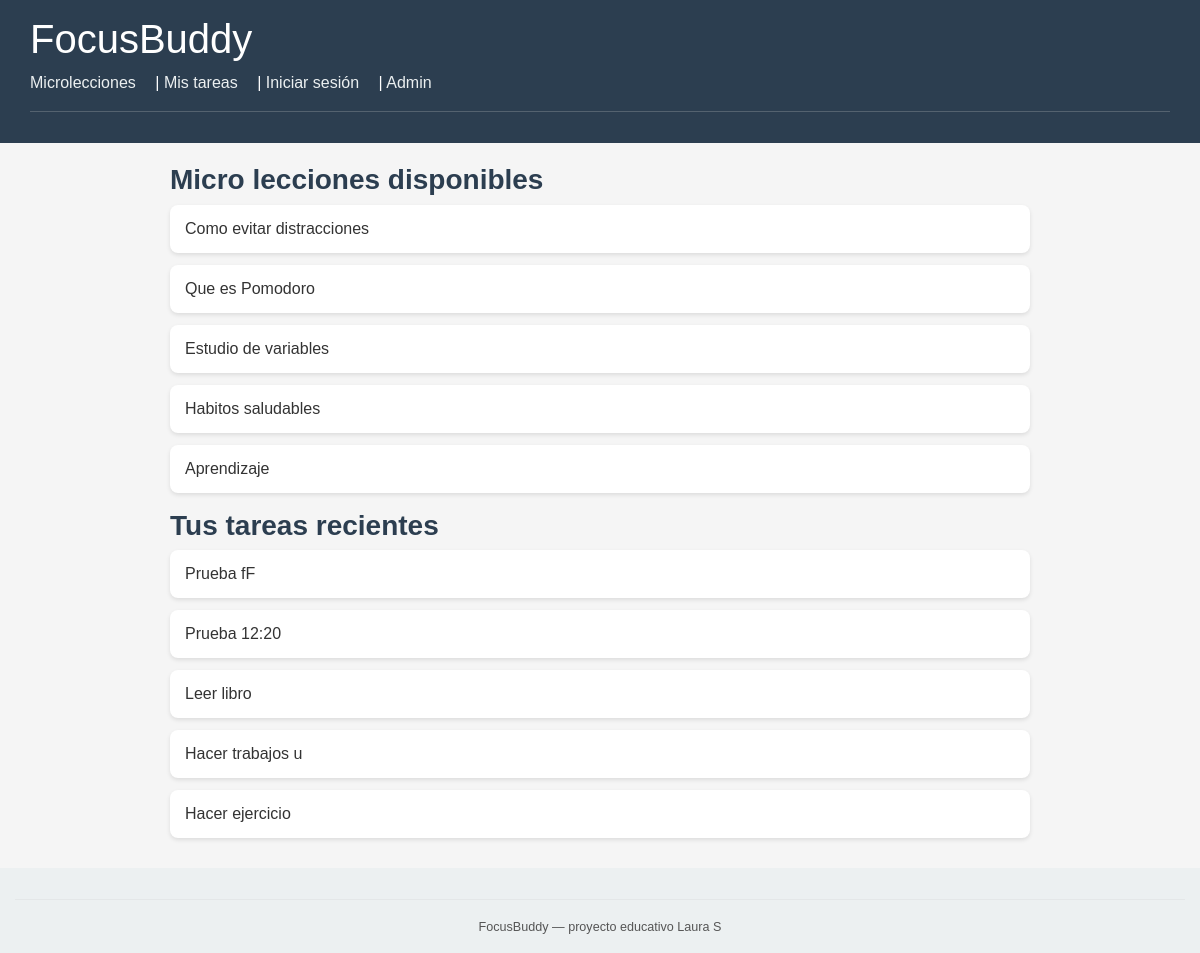
The app's page / (signed in), older data.
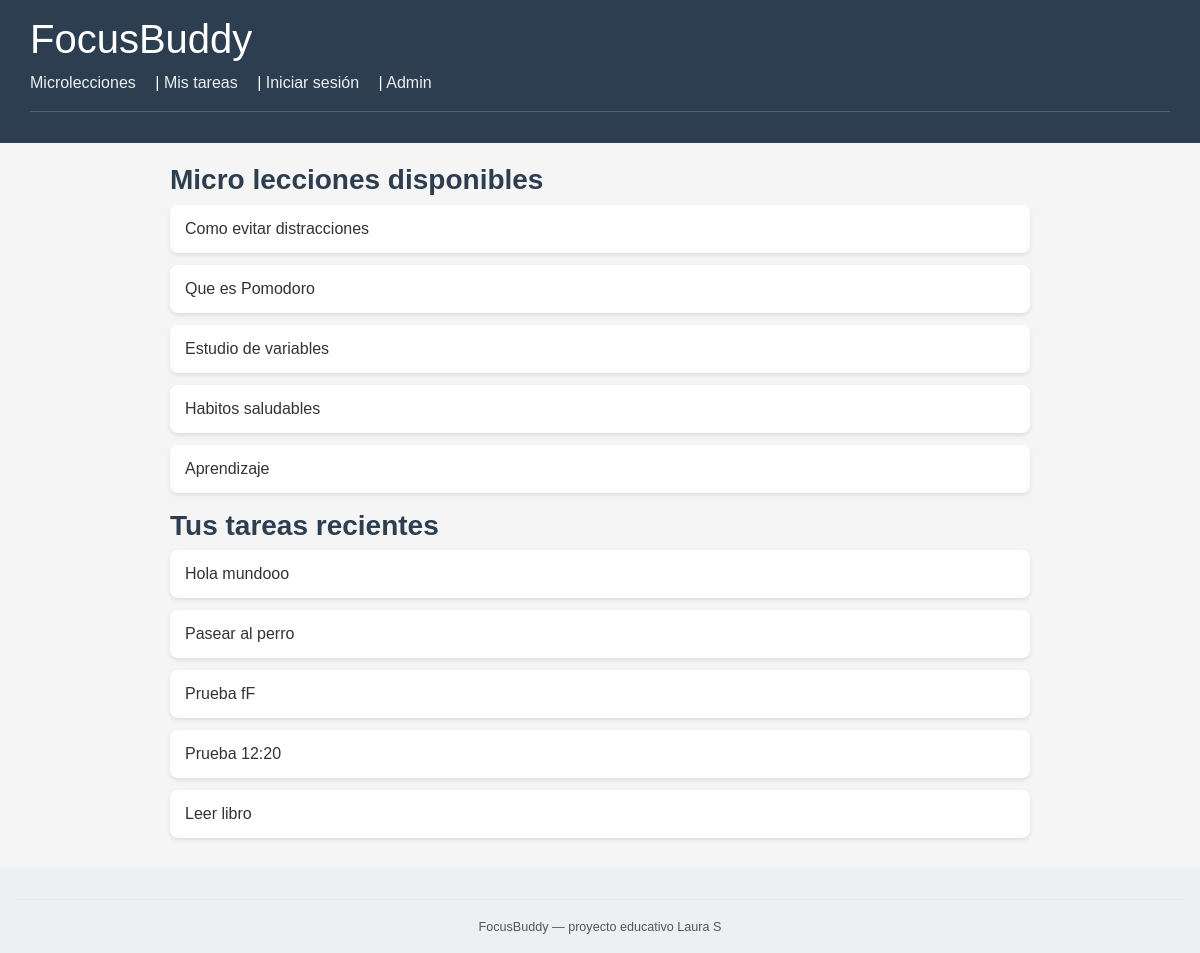
The same page, newer data.
### core/models.py (models this page shows, shortened)
class MicroLeccion(models.Model):
    titulo = models.CharField(max_length=200)
    contenido = models.TextField()
    duracion_estimada = models.PositiveIntegerField(default=5)
    creada_en = models.DateTimeField(auto_now_add=True)

class Tarea(models.Model):
    usuario = models.ForeignKey(
        Usuario,
        on_delete=models.CASCADE,
        related_name='tareas',
        null=True,
        blank=True
    )
    titulo = models.CharField(max_length=200)
    descripcion = models.TextField(blank=True)
    minutos_estimados = models.PositiveIntegerField(default=25)
    completada = models.BooleanField(default=False)
    creada_en = models.DateTimeField(auto_now_add=True)

### core/views.py (the view)
# urls.py: path('', views.inicio, name='inicio'),
def inicio(request):
    lecciones = MicroLeccion.objects.all()[:5]
    tareas = Tarea.objects.all().order_by('-creada_en')[:5]
    return render(request, 'core/inicio.html', {'lecciones': lecciones, 'tareas': tareas})

### core/templates/core/inicio.html (shortened to what this page needs)
{% extends "core/base.html" %}
{% block content %}
<h3>Micro lecciones disponibles</h3>
{% if lecciones %}
<ul>
  {% for l in lecciones %}
      <li>{{ l.titulo }}</li>
  {% endfor %}
</ul>
{% endif %}
{% if user.is_authenticated %}
  <h3>Tus tareas recientes</h3>
  {% if tareas %}
    <ul>
      {% for t in tareas %}
        <li>{{ t.titulo }} {% if t.completada %}(✔){% endif %}</li>
      {% endfor %}
    </ul>
  {% else %}
    <p>No tienes tareas pendientes.</p>
  {% endif %}
{% else %}
  <p>Inicia sesión para usar FocusBuddy.</p>
{% endif %}
{% endblock %}

Row changes from the older to the newer data that the page shows:
no longer on this page (row unchanged): Tarea: titulo "Hacer trabajos u"
no longer on this page (row unchanged): Tarea: titulo "Hacer ejercicio"
added Tarea: titulo "Hola mundooo"
added Tarea: titulo "Pasear al perro"
